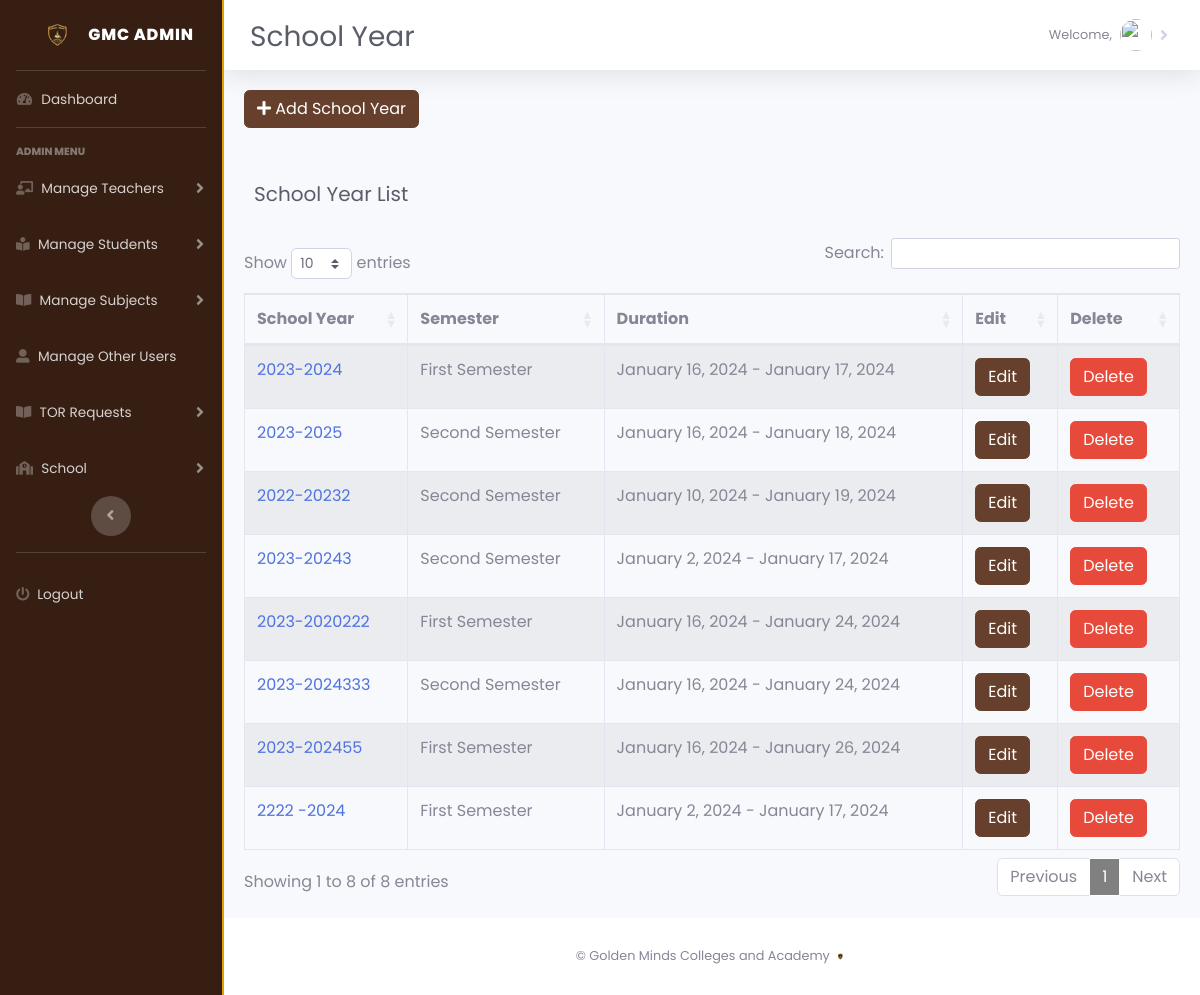
Page /admin/schoolyear.php (signed in) on the committed database.
### tables this page shows
CREATE TABLE `school_year` (
  `school_year_id` int(11) NOT NULL,
  `school_year` varchar(100) NOT NULL,
  `start_date` date DEFAULT NULL,
  `end_date` date DEFAULT NULL,
  `semester` varchar(225) NOT NULL
);

### admin/schoolyear.php (the view, shortened to what this page needs)
<?php
include('dbcon.php');
include('includes/header.php');
include('includes/navbar.php');
?>
        <div id="content-wrapper" class="d-flex flex-column">
            <div id="content">
                <nav class="navbar navbar-expand navbar-light bg-white topbar mb-4 static-top shadow newtopbar" style="margin-bottom:0;">
                    <div class="d-sm-flex align-items-center justify-content-between mb-4" style="margin-top: 27px; margin-left: 10px;">
                        <h1 class="h3 mb-0 text-gray-800">School Year</h1>
                    </div>
                    <ul class="navbar-nav ml-auto">
                        <?php include ('includes/admin_name.php'); ?>
                    </ul>
                </nav>
                <?php
include ('dbcon.php');
				?>
                <div class="card-body">
                    <div class="table-responsive">
                    <td>
                            <button type="button" class="btn btn-success add_btn" data-toggle="modal" data-target="#add_schoolyearModal"
                            style="margin-bottom: 20px" ><i class="fa fa-plus" aria-hidden="true"></i>  Add School Year</button>
            </td>
            <div class="d-sm-flex align-items-center justify-content-between mb-2" style="margin-top: 10px; margin-left: 10px;">
                <h1 class="h5 mb-0 text-gray-800">School Year List</h1>
            </div>
            <?php
            $query ="SELECT * FROM school_year";
            $query_run=mysqli_query($conn, $query);
            ?>
            <table id = "dataTableID" class="table table-bordered table table-striped" width = "100%" cellspacing="0">
                <thead>
                    <tr>
                        <th>School Year</th>
                        <th>Semester</th>
                        <th>Duration</th>
                        <th>Edit</th>
                        <th>Delete</th>
                    </tr>
                </thead>
                <tbody>
                    <?php
                        if(mysqli_num_rows($query_run) > 0) {
                            while($row=mysqli_fetch_assoc($query_run))
                            {
                                ?>
                    <tr>
                        <td><a href="sydetails.php"> <?php echo $row['school_year']; ?> </a></td>
                        <td><?php echo $row['semester']; ?></td>
                        <td><?php echo date("F j, Y", strtotime($row['start_date'])) . ' - ' . date("F j, Y", strtotime($row['end_date'])); ?></td>
                        <td>
                            <button type="button" class="btn btn-success edit_btn" data-toggle="modal" data-target="#editSchoolYearModal " >Edit</button>
                        </td>
                        <td>
                        </div>
                                <button type ="submit" name = "delete_btn" class = "btn btn-danger delete_btn">Delete</button>
                        </td>
                    </tr>
                    <?php
                            }
                        }
                        else
                        {
                            echo "No Record Found";
                        }
                        ?>
<?php
include('includes/scripts.php');
include('includes/footer.php');
?>

### admin/includes/header.php (shortened to what this page needs)
<!DOCTYPE html>
<html lang="en">
<head>
    <link href="vendor/fontawesome-free/css/all.min.css" rel="stylesheet" type="text/css">
    <link href="https://cdn.datatables.net/1.13.2/css/dataTables.bootstrap4.min.css" rel="stylesheet">
    <link rel="stylesheet" type="text/css" href="css/sb-admin-2.css?<?php echo time(); ?>">
    <link rel="stylesheet" type="text/css" href="css/newheader.css?<?php echo time(); ?>">
    <link rel="stylesheet" href="https://cdn.jsdelivr.net/npm/sweetalert2@11.7.2/dist/sweetalert2.min.css">
</head>
<body id="page-top">
    <div id="wrapper">

### admin/includes/navbar.php (shortened to what this page needs)
<ul class="navbar-nav new-nav-bg sidebar sidebar-dark accordion" id="accordionSidebar">
<a class="sidebar-brand d-flex align-items-center justify-content-center" href="../admin/index.php">
    <div class="sidebar-brand-icon">
        <img src="img/gmlogo.png" alt="">
    </div>
    <div class="sidebar-brand-text mx-0">GMC Admin</div>
</a>
<hr class="sidebar-divider my-0">
<li class="nav-item <?php if (basename($_SERVER['PHP_SELF']) == 'index.php') echo 'active'; ?>">
  <a class="nav-link" href="index.php">
    <i class="fas fa-fw fa-tachometer-alt"></i>
    <span>Dashboard</span>
  </a>
</li>
<hr class="sidebar-divider">
<div class="sidebar-heading">
    Admin Menu
</div>
<?php
include ('dbcon.php');
					$school_year_query = mysqli_query($conn,"select * from school_year order by school_year_id DESC")or die(mysqli_error());
					$school_year_query_row = mysqli_fetch_array($school_year_query);
					$school_year = $school_year_query_row['school_year_id'];
				?>
<li class="nav-item <?php if (in_array(basename($_SERVER['PHP_SELF']), ['manage-departments.php', 'manage-teachers.php'])) echo 'active'; ?>">
    <a class="nav-link collapsed" href="#" data-toggle="collapse" data-target="#collapses"
        aria-expanded="true" aria-controls="collapseTwo">
        <i class="fas fa-chalkboard-teacher"></i>
        <span>Manage Teachers</span>
    </a>
</li>
<li class="nav-item <?php if (in_array(basename($_SERVER['PHP_SELF']), ['manage-class.php', 'manage-students.php'])) echo 'active'; ?>">
    <a class="nav-link collapsed" href="#" data-toggle="collapse" data-target="#collapse4"
        aria-expanded="true" aria-controls="collapseTwo">
        <i class="fas fa-book-reader" aria-hidden="true"></i>
        <span>Manage Students</span>
    </a>
</li>
<li class="nav-item <?php if (in_array(basename($_SERVER['PHP_SELF']), ['manage-courses.php', 'manage-assigncourses.php'])) echo 'active'; ?>">
    <a class="nav-link collapsed" href="#" data-toggle="collapse" data-target="#collapse3"
        aria-expanded="true" aria-controls="collapseTwo">
        <i class='fas fa-book-open'></i>
        <span>Manage Subjects</span>
    </a>
</li>
<li class="nav-item <?php if (basename($_SERVER['PHP_SELF']) == 'manage-coordinators.php') echo 'active'; ?>">
  <a class="nav-link" href="manage-coordinators.php?id=<?php echo $school_year?>">
  <i class='fas fa-user-alt'></i>
    <span>Manage Other Users</span>
  </a>
</li>
<li class="nav-item <?php if (in_array(basename($_SERVER['PHP_SELF']), ['tor_admin.php', 'tor_transaction_confirm.php'])) echo 'active'; ?>">
    <a class="nav-link collapsed" href="#" data-toggle="collapse" data-target="#collapsetor"
        aria-expanded="true" aria-controls="collapseTwo">
        <i class='fas fa-book-open'></i>
        <span>TOR Requests</span>
    </a>
</li>
<li class="nav-item <?php if (in_array(basename($_SERVER['PHP_SELF']), ['sectors.php', 'offices.php', 'process.php'])) echo 'active'; ?>">
    <a class="nav-link collapsed" href="#" data-toggle="collapse" data-target="#collapseTwo"
        aria-expanded="true" aria-controls="collapseTwo">
        <i class='fas fa-school'></i>
        <span>School</span>
    </a>
</li>
<div class="text-center d-none d-md-inline">
    <button class="rounded-circle border-0" id="sidebarToggle"></button>
</div>
<hr class="sidebar-divider">
<li class="nav-item">
  <a class="nav-link" href="logout.php" data-toggle="modal" data-target="#logoutModal" style="font-size:13.6px;">
    <i class="fa fa-power-off" aria-hidden="true"></i>
      Logout
  </a>
</li>
</ul>

### admin/includes/admin_name.php (shortened to what this page needs)
<li class="nav-item dropdown">
      <a class="nav-link dropdown-toggle" href="#" id="userDropdown" role="button"
          data-toggle="dropdown" aria-haspopup="true" aria-expanded="false">
          <span class="mr-2 d-none d-lg-inline text-gray-600 small">Welcome, <?php echo $firstname . ' ' . $lastname; ?></span>
          <img class="img-profile rounded-circle" src="<?php echo $location ?>">
      </a>
  </li>

### admin/includes/scripts.php (shortened to what this page needs)
<link rel="stylesheet" href="https://cdn.jsdelivr.net/npm/flatpickr/dist/flatpickr.min.css">
<link rel="stylesheet" href="https://cdn.jsdelivr.net/npm/flatpickr@4.6.6/dist/flatpickr.min.css">

### admin/includes/footer.php
<footer class="sticky-footer bg-white">
                <div class="container my-auto">
                    <div class="copyright text-center my-auto">
                        <span> &copy; Golden Minds Colleges and Academy  <img src="img/gmlogo.png" alt="" style = "width:15px;"></span>
                    </div>
                </div>
</footer>
</body>
</html>

### admin/css/newheader.css (style rules this page uses)
* { font-family: "Poppins", sans-serif; }
.new-nav-bg { background-color: #361e12 !important; background-size: cover; border-right: 2px solid #dfa106 !important; transition: transform 1s ease, opacity 1s ease; background: rgba(23, 24, 32, 0.95); opacity: 1; }
.sidebar-brand img { width: 60px; }
.newtopbar { margin-bottom: 0rem !important; }
.mb-0 { margin-top: 1.5rem !important; margin-bottom: 1.5rem !important; }

### rows in the picture
school_year: school_year "2023-2024", semester "First Semester", start_date "January 16, 2024", end_date "January 17, 2024"
school_year: school_year "2023-2025", semester "Second Semester", start_date "January 16, 2024", end_date "January 18, 2024"
school_year: school_year "2022-20232", semester "Second Semester", start_date "January 10, 2024", end_date "January 19, 2024"
school_year: school_year "2023-20243", semester "Second Semester", start_date "January 2, 2024", end_date "January 17, 2024"
school_year: school_year "2023-2020222", semester "First Semester", start_date "January 16, 2024", end_date "January 24, 2024"
school_year: school_year "2023-2024333", semester "Second Semester", start_date "January 16, 2024", end_date "January 24, 2024"
school_year: school_year "2023-202455", semester "First Semester", start_date "January 16, 2024", end_date "January 26, 2024"
school_year: school_year "2222 -2024", semester "First Semester", start_date "January 2, 2024", end_date "January 17, 2024"
